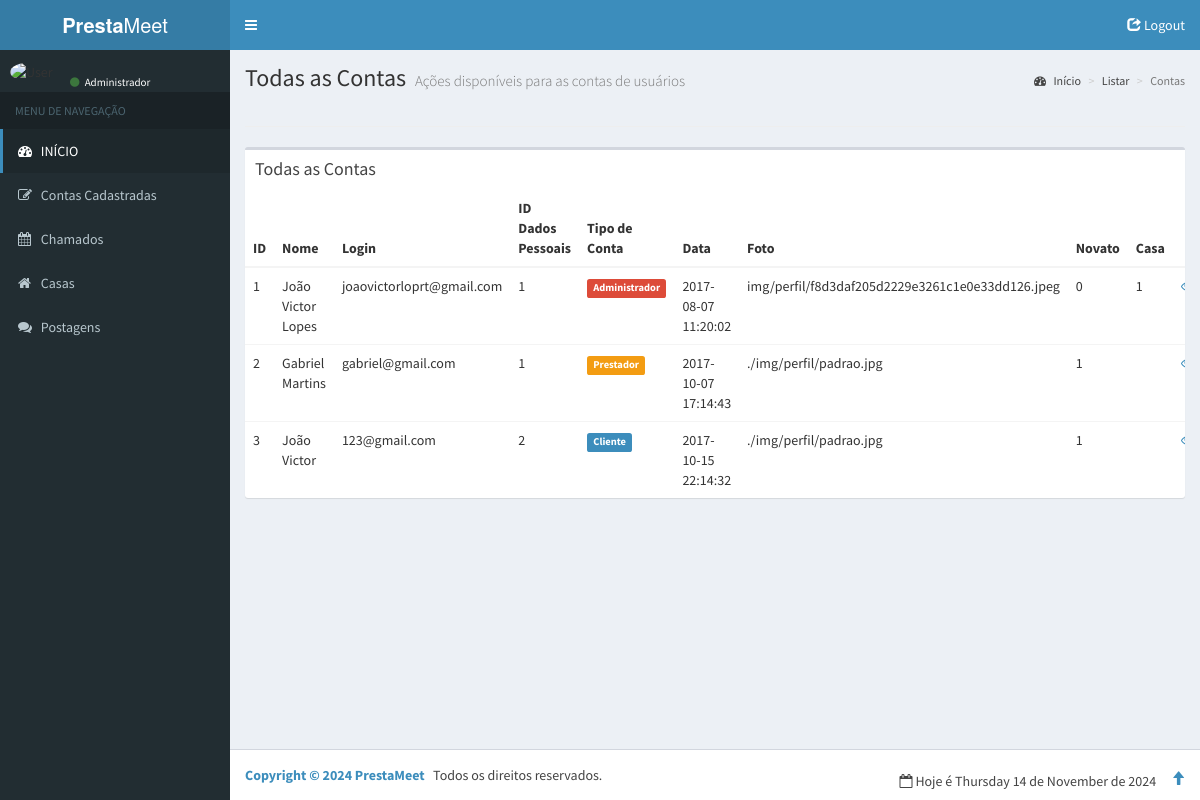
/admin/pagina/contas.php, run on the app's committed database.
### tables this page shows
CREATE TABLE IF NOT EXISTS `contas` (
  `id` int NOT NULL AUTO_INCREMENT,
  `nome` text NOT NULL,
  `login` varchar(45) DEFAULT NULL,
  `senha` varchar(255) DEFAULT NULL,
  `id_cliente` int NOT NULL,
  `tipo_conta` enum('1','2') DEFAULT NULL,
  `admin` enum('0','1') DEFAULT '0',
  `data_criado` datetime DEFAULT CURRENT_TIMESTAMP,
  `online` enum('0','1') DEFAULT '0',
  `foto` varchar(255) NOT NULL DEFAULT './img/perfil/padrao.jpg',
  `novato` enum('0','1') NOT NULL DEFAULT '1',
  `biografia` text,
  `informacoes` text,
  `id_casa` int DEFAULT NULL,
  PRIMARY KEY (`id`),
  KEY `fk_CONTAS_CLIENTES1_idx` (`id_cliente`)
);

### admin/pagina/contas.php (the view, shortened to what this page needs)
<?php
require_once ("inc/header.php");
$db = open_database();
?>
    <div class="content-wrapper">
        <section class="content-header">
            <h1>
                Todas as Contas
                <small>Ações disponíveis para as contas de usuários</small>
            </h1>
            <ol class="breadcrumb">
                <li><a href="#"><i class="fa fa-dashboard"></i> Início</a></li>
                <li><a href="#">Listar</a></li>
                <li class="active">Contas</li>
            </ol>
        </section>
        <section class="content">
            <hr>
            <div class="box">
                <div class="box-header">
                    <h3 class="box-title">Todas as Contas</h3>
                </div>
                <div class="box-body table-responsive no-padding">
                    <table class="table table-hover">
                        <thead>
                        <tr>
                            <th>ID</th>
                            <th width="40%">Nome</th>
                            <th width="10%">Login</th>
                            <th width="15%">ID Dados Pessoais</th>
                            <th width="15%">Tipo de Conta</th>
                            <th width="30%">Data</th>
                            <th width="20%">Foto</th>
                            <th>Novato</th>
                            <th>Casa</th>
                            <th><center>---</center></th>
                        </tr>
                        </thead>
                        <tbody>
                        <?php
                        $sql="SELECT * FROM contas";
                        $query=$db->query($sql);
                        if ($query->rowCount() != 0) { ?>
                            <?php foreach($query->fetchAll() as $customer){ ?>
                                <tr class="ui-sortable">
                                    <td><?php echo $customer['id']; ?></td>
                                    <td><?php echo $customer['nome']; ?></td>
                                    <td><?php echo $customer['login']; ?></td>
                                    <td><?php echo $customer['id_cliente']; ?></td>
                                    <td><?php
                                    if($customer['admin']==1) {
                                        echo '<span class="label label-danger">Administrador</span>';
                                    }else{
                                        if ($customer['tipo_conta'] == 2) {
                                            echo '<span class="label label-warning">Prestador</span>';
                                        }else{
                                            echo '<span class="label label-primary">Cliente</span>';
                                        }
                                    }?></td>
                                    <td><?php echo $customer['data_criado']; ?></td>
                                    <td><?php echo $customer['foto']; ?></td>
                                    <td><?php echo $customer['novato']; ?></td>
                                    <td><?php echo $customer['id_casa']; ?></td>
                                    <td style="min-width:65px;">
                                        <a href="view_contas.php?id=<?php echo $customer['id']; ?>">
                                            <i class="fa fa-eye"></i></a>
                                    </td>
                                </tr>
                            <?php } ?>
                        <?php }else{ ?>
                            <tr>
                                <td colspan="6">Nenhum registro encontrado.</td>
                            </tr>
                        <?php } ?>
                        </tbody>
                    </table>
                </div>
            </div>
        </section>
    </div>
<?php require_once ("inc/footer.php"); ?>

### data on the page
contas: id "1", nome "João Victor Lopes", login "joaovictorloprt@gmail.com", id_cliente "1", admin "Administrador", data_criado "2017-08-07 11:20:02", foto "img/perfil/f8d3daf205d2229e3261c1e0e33dd126.jpeg", novato "0", id_casa "1"
contas: id "2", nome "Gabriel Martins", login "gabriel@gmail.com", id_cliente "1", admin "Prestador", data_criado "2017-10-07 17:14:43", foto "./img/perfil/padrao.jpg", novato "1"
contas: id "3", nome "João Victor", login "123@gmail.com", id_cliente "2", admin "Cliente", data_criado "2017-10-15 22:14:32", foto "./img/perfil/padrao.jpg", novato "1"
